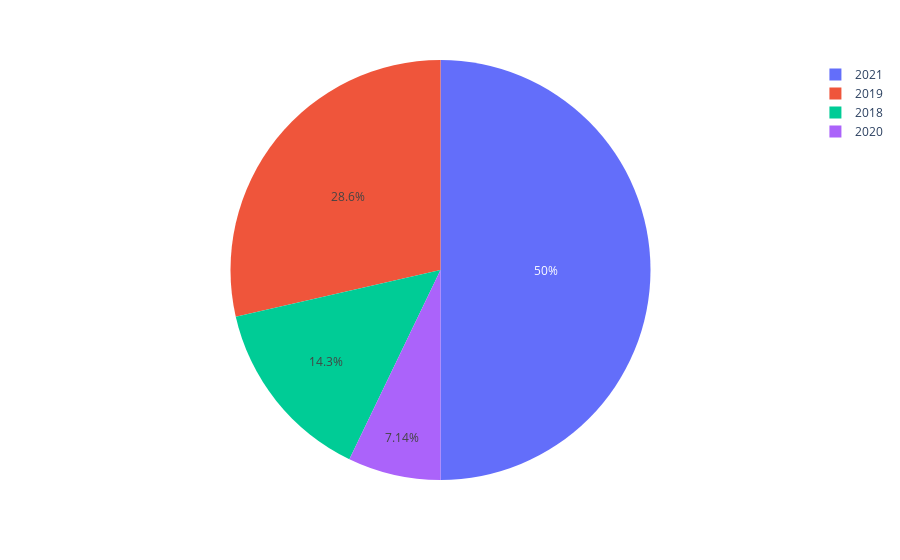

Source (notebook cell):
### Code cell
# gráfico 2 - gráfico de pizza
dados_x = ["2018", "2019", "2020", "2021"]
dados_y = [10, 20, 5, 35]

fig = px.pie(names=dados_x, values=dados_y)
fig.show()

### Figure 1 — Plotly figure (JSON) as saved in the notebook; plotly's stock layout.template omitted (floating-point values rounded to 4 significant figures)
{"data": [{"domain": {"x": [0, 1], "y": [0, 1]}, "hovertemplate": "label=%{label}<br>value=%{value}<extra></extra>", "labels": ["2018", "2019", "2020", "2021"], "legendgroup": "", "name": "", "showlegend": true, "type": "pie", "values": [10, 20, 5, 35]}], "layout": {"legend": {"tracegroupgap": 0}, "margin": {"t": 60}}}
